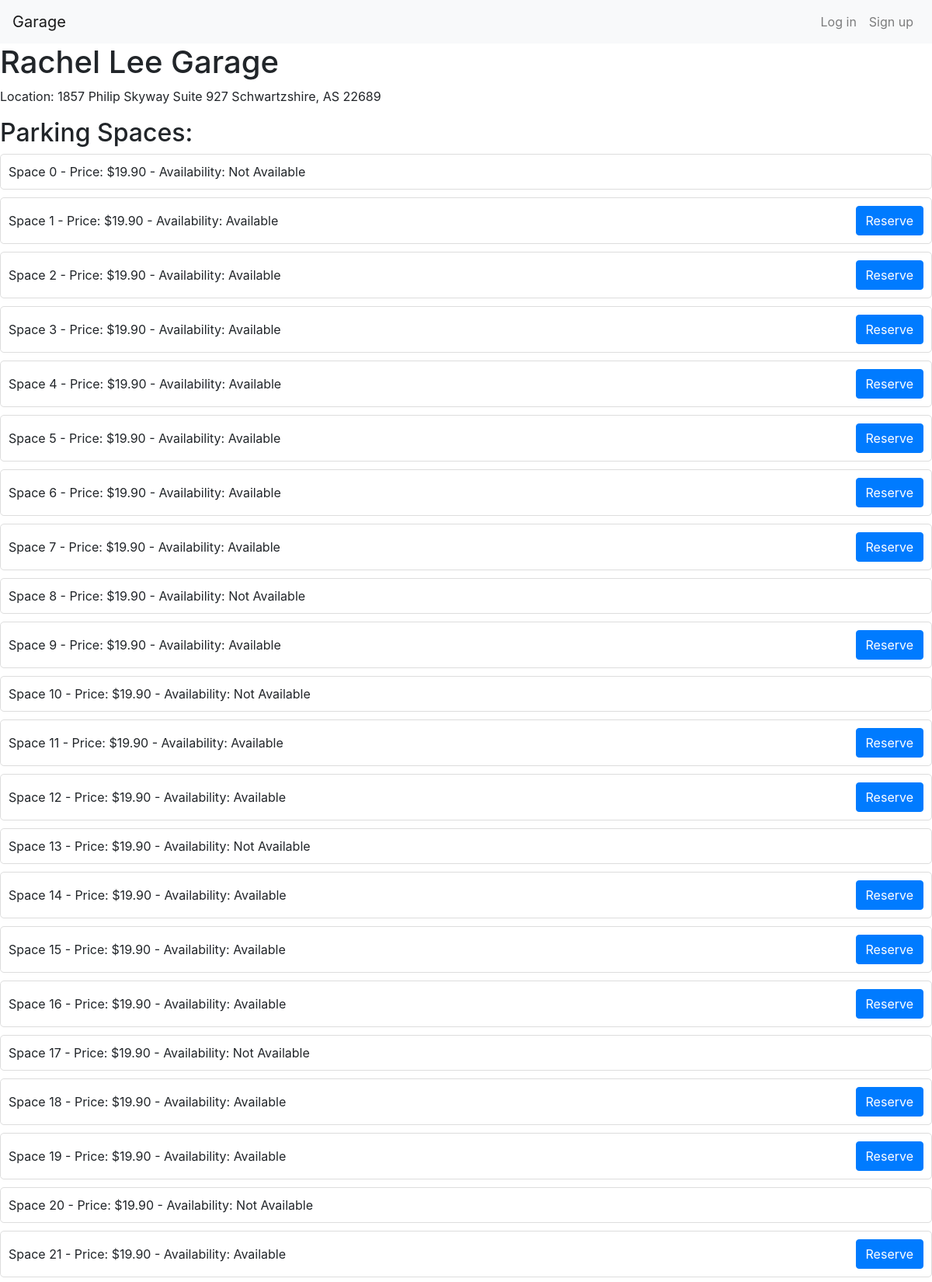
The page /garage/2 (upper part) on the database its author committed.
### models.py (models this page shows)
class Garage(Base):
    __tablename__ = "garages"
    id = Column(Integer, primary_key=True)
    name = Column(String(50))
    location = Column(String(100))

class ParkingSpace(Base):
    __tablename__ = "parking_spaces"
    id = Column(Integer, primary_key=True)
    number = Column(Integer)
    price = Column(Integer)
    availability = Column(Boolean)
    garage_id = Column(Integer)

### app.py (the view)
@app.route("/garage/<int:garage_id>")
def garage_parking_spaces(garage_id):
    garage = Garages.getGarageById(garage_id)
    if garage is None:
        return "404", 404
    parking_spaces = Garages.getSpacesbyGarageID(garage_id)
    return render_template(
        "garage.html", garage=garage, parking_spaces=parking_spaces, user=getUser()
    )

### app.py (called while the page is built)
def getUser():
    return current_user.username if current_user.is_authenticated else None

### models.py (called while the page is built)
    def getGarageById(id):
        garage_id = session.query(Garage).get(id)
        return garage_id

    def getSpacesbyGarageID(garage_id):
        spaces = session.query(ParkingSpace).filter_by(garage_id=garage_id).all()
        return spaces

### templates/garage.html (shortened to what this page needs)
<!DOCTYPE html>
<html lang="en">
<head>
    <link rel="stylesheet" href="https://maxcdn.bootstrapcdn.com/bootstrap/4.0.0/css/bootstrap.min.css">
</head>
<body>
    {% include "head.html" %}
    <h1>{{ garage.name }}</h1>
    <p>Location: {{ garage.location }}</p>
    <h2>Parking Spaces:</h2>
    <div>
        {% for space in parking_spaces %}
        <div class="parking-space">
            <span>Space {{ space.number }} - Price: ${{'{:,.2f}'.format(space.price)}} - Availability: {% if space.availability %}Available{% else %}Not Available{% endif %}</span>
            {% if space.availability %}
            <a href="/parking_space/{{ space.id }}" class="btn btn-primary btn-reserve">Reserve</a>
            {% endif %}
        </div>
        {% endfor %}
    </div>
</body>
</html>

### templates/garage.html (style rules this page uses)
.parking-space { margin-bottom: 10px; padding: 10px; border: 1px solid #ddd; border-radius: 5px; display: flex; justify-content: space-between; align-items: center; }
.parking-space .btn-reserve { margin-left: 10px; }

### rows shown on the page
Garage: name "Rachel Lee Garage", location "1857 Philip Skyway Suite 927 Schwartzshire, AS 22689"
ParkingSpace: number "0", price "19.90", availability "Not Available"
ParkingSpace: number "1", price "19.90", availability "Available"
ParkingSpace: number "2", price "19.90", availability "Available"
ParkingSpace: number "3", price "19.90", availability "Available"
ParkingSpace: number "4", price "19.90", availability "Available"
ParkingSpace: number "5", price "19.90", availability "Available"
ParkingSpace: number "6", price "19.90", availability "Available"
ParkingSpace: number "7", price "19.90", availability "Available"
ParkingSpace: number "8", price "19.90", availability "Not Available"
ParkingSpace: number "9", price "19.90", availability "Available"
ParkingSpace: number "10", price "19.90", availability "Not Available"
ParkingSpace: number "11", price "19.90", availability "Available"
ParkingSpace: number "12", price "19.90", availability "Available"
ParkingSpace: number "13", price "19.90", availability "Not Available"
ParkingSpace: number "14", price "19.90", availability "Available"
ParkingSpace: number "15", price "19.90", availability "Available"
ParkingSpace: number "16", price "19.90", availability "Available"
ParkingSpace: number "17", price "19.90", availability "Not Available"
ParkingSpace: number "18", price "19.90", availability "Available"
ParkingSpace: number "19", price "19.90", availability "Available"
ParkingSpace: number "20", price "19.90", availability "Not Available"
ParkingSpace: number "21", price "19.90", availability "Available"
